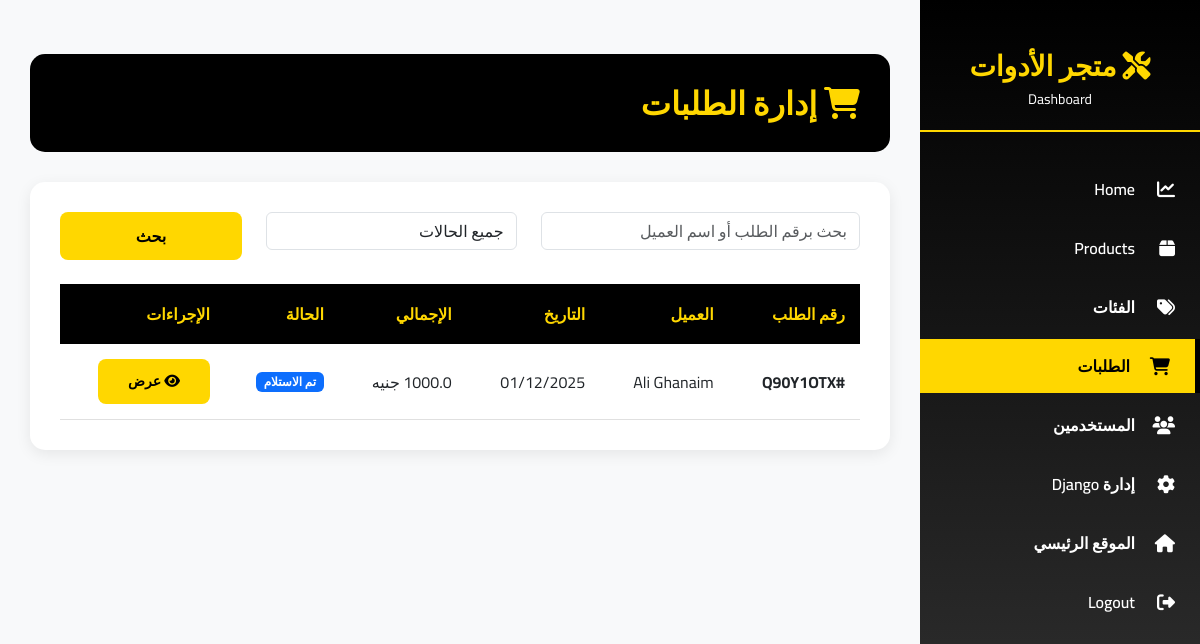
The page /admin-panel/orders/ (signed in) on the database its author committed.
### orders/models.py (models this page shows, shortened)
class Order(models.Model):
    user = models.ForeignKey(CustomUser, related_name='order_owner', on_delete=models.SET_NULL, blank=True, null=True)
    status = models.CharField(choices=ORDER_STATUS, max_length=20, default='Received')
    code = models.CharField(default=generate_code, max_length=20)
    order_time = models.DateTimeField(default=timezone.now)
    delivery_time = models.DateTimeField(blank=True, null=True)  # Fixed spelling
    coupon = models.ForeignKey('Coupon', related_name='order_coupon', on_delete=models.SET_NULL, blank=True, null=True)
    address = models.ForeignKey(OrderAddress, related_name='orders', on_delete=models.SET_NULL, null=True, blank=True)
    subtotal = models.FloatField('المجموع الفرعي', default=0)
    delivery_fee = models.FloatField('رسوم التوصيل', default=0)
    discount = models.FloatField('الخصم', default=0)
    total = models.FloatField('الإجمالي', blank=True, null=True)
    total_with_coupon = models.FloatField(blank=True, null=True)
    class Meta:
        ordering = ['-order_time']

class OrderAddress(models.Model):
    customer_name = models.CharField('اسم العميل', max_length=200)
    customer_phone = models.CharField('رقم الهات ف', max_length=15)
    customer_email = models.EmailField('البريد الإلكتروني', blank=True)
    governorate = models.CharField('المحافظة', max_length=100)
    city = models.CharField('المدينة', max_length=100, blank=True)
    address_line = models.TextField('العنوان بالتفصيل', max_length=500)
    notes = models.TextField('ملاحظات', blank=True, max_length=500)

### admin_panel/views.py (the view)
# urls.py: path('orders/', views.admin_orders_list, name='orders-list'),
@admin_required
def admin_orders_list(request):
    orders = Order.objects.all().order_by('-order_time')
    status = request.GET.get('status', '')
    if status:
        orders = orders.filter(status=status)
    search = request.GET.get('search', '')
    if search:
        orders = orders.filter(code__icontains=search) | orders.filter(address__customer_name__icontains=search)
    context = {
        'orders': orders,
        'search': search,
        'selected_status': status,
    }
    return render(request, 'admin_panel/orders_list.html', context)

### accounts/custom_context_processor.py (called while the page is built)
def custom_user_context(request):
    if request.user.is_authenticated:
        user = request.user
        return {
            'user': user,
        }
    return {}

### orders/cart_context_processor.py (called while the page is built)
def get_cart_data(request):
    if request.user.is_authenticated:
        cart, created = Cart.objects.get_or_create(user=request.user, status='Inprogress')
        cart_detail = CartDetail.objects.filter(cart=cart)
        return {'cart_data': cart, 'cart_detail_data': cart_detail}
    else:
        return {'cart_data': None, 'cart_detail_data': []}

### admin_panel/templates/admin_panel/orders_list.html (shortened to what this page needs)
{% extends 'admin_panel/base.html' %}
{% load i18n %}
{% block content %}
<div class="page-header">
 <h1>
  <i class="fas fa-shopping-cart">
  </i>
  {% trans "إدارة الطلبات" %}
 </h1>
</div>
<div class="content-card">
 <form class="row mb-4" method="GET">
  <div class="col-md-5">
   <input class="form-control" name="search" placeholder="{% trans "بحث برقم الطلب أو اسم العميل" %}" type="text" value="{{ search }}"/>
  </div>
  <div class="col-md-4">
   <select class="form-control" name="status">
    <option value="">
     {% trans "جميع الحالات" %}
    </option>
   </select>
  </div>
  <div class="col-md-3">
   <button class="btn-admin-primary w-100" type="submit">
    {% trans "بحث" %}
   </button>
  </div>
 </form>
 {% if orders %}
 <table class="admin-table">
  <thead>
   <tr>
    <th>
     {% trans "رقم الطلب" %}
    </th>
    <th>
     {% trans "العميل" %}
    </th>
    <th>
     {% trans "التاريخ" %}
    </th>
    <th>
     {% trans "الإجمالي" %}
    </th>
    <th>
     {% trans "الحالة" %}
    </th>
    <th>
     {% trans "الإجراءات" %}
    </th>
   </tr>
  </thead>
  <tbody>
   {% for order in orders %}
   <tr>
    <td>
     <strong>
      #{{ order.code }}
     </strong>
    </td>
    <td>
     {{ order.address.customer_name|default:"غير محدد" }}
    </td>
    <td>
     {{ order.order_time|date:"d/m/Y" }}
    </td>
    <td>
     {{ order.total }} جنيه
    </td>
    <td>
     {% if order.status == 'Received' %}
     <span class="badge bg-primary">
      {{ order.get_status_display }}
     </span>
     {% elif order.status == 'Processed' %}
     <span class="badge bg-warning">
      {{ order.get_status_display }}
     </span>
     {% elif order.status == 'Shipped' %}
     <span class="badge bg-info">
      {{ order.get_status_display }}
     </span>
     {% elif order.status == 'Delivered' %}
     <span class="badge bg-success">
      {{ order.get_status_display }}
     </span>
     {% endif %}
    </td>
    <td>
     <a class="btn btn-sm btn-admin-primary" href="{% url 'admin_panel:order-detail' order.code %}">
      <i class="fas fa-eye">
      </i>
      {% trans "عرض" %}
     </a>
    </td>
   </tr>
   {% endfor %}
  </tbody>
 </table>
 {% else %}
 <p class="text-center text-muted">
  {% trans "لا توجد طلبات" %}
 </p>
 {% endif %}
</div>
{% endblock %}

### admin_panel/templates/admin_panel/base.html (style rules this page uses)
* { font-family: 'Cairo', sans-serif; }
:root { --primary-yellow: #FFD700; --primary-black: #000000; --dark-gray: #333; --light-gray: #f8f9fa; --sidebar-width: 280px; }
body { background-color: var(--light-gray); }
.page-header { background: var(--primary-black); color: var(--primary-yellow); padding: 30px; border-radius: 15px; margin-bottom: 30px; }
.page-header h1 { margin: 0; font-size: 32px; font-weight: 900; }
.content-card { background: #fff; border-radius: 15px; padding: 30px; box-shadow: 0 4px 15px rgba(0, 0, 0, 0.08); margin-bottom: 25px; }
.btn-admin-primary { background-color: var(--primary-yellow); color: var(--primary-black); border: none; font-weight: 700; padding: 12px 30px; border-radius: 8px; transition: all 0.3s ease; }
.admin-table { width: 100%; border-collapse: collapse; }
.admin-table thead { background: var(--primary-black); color: var(--primary-yellow); }
.admin-table th { padding: 15px; text-align: right; font-weight: 700; }
.admin-table td { padding: 15px; border-bottom: 1px solid #e0e0e0; }

### rows shown on the page
Order: code "Q90Y1OTX", address.customer_name "Ali Ghanaim", order_time "01/12/2025", status "تم الاستلام"
